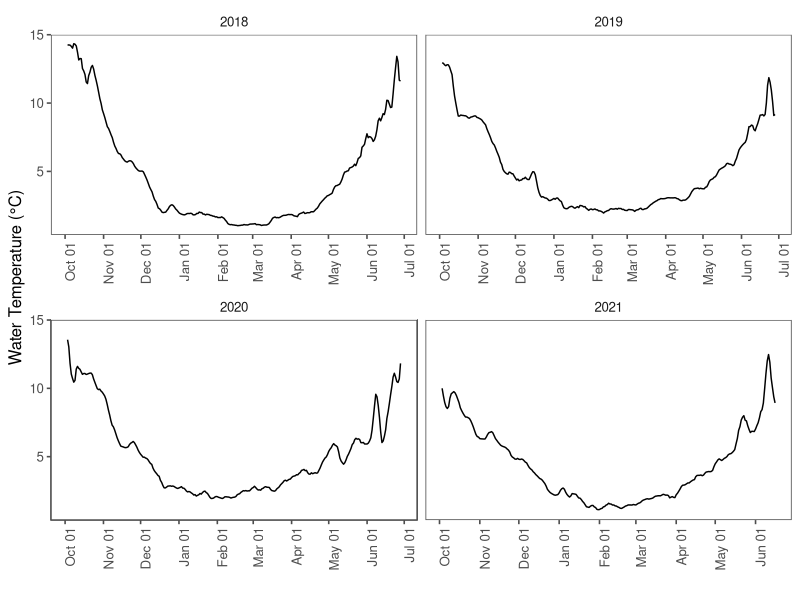

Write the R code that produced this figure. (Note: this script raises an error after producing the figure.)
#### CLEAR THE ENVIRONMENT FIRST ---------------------------------------------

rm(list = ls(all.names = TRUE))


#### LOAD PACKAGES -----------------------------------------------------------

library(tidyverse)
library(data.table)
library(ggplot2)
library(lubridate)
library(ggthemes)
library(data.table)
library(readxl)
library(gridExtra)
library(grid)
library(cowplot)


#### LOAD TEMPERATURE DATA -----------------------------------------------------------------------

temp.1 <- read_excel("data/lake-superior-thunder-bay/lake-superior-thunder-bay-temperature.xlsx", sheet = "2018")
temp.2 <- read_excel("data/lake-superior-thunder-bay/lake-superior-thunder-bay-temperature.xlsx", sheet = "2019")
temp.3 <- read_excel("data/lake-superior-thunder-bay/lake-superior-thunder-bay-temperature.xlsx", sheet = "2020")
temp.4 <- read_excel("data/lake-superior-thunder-bay/lake-superior-thunder-bay-temperature.xlsx", sheet = "2021")

temp.all <- bind_rows(temp.1, temp.2, temp.3, temp.4) %>% 
  mutate(yday = yday(date))
rm(temp.1, temp.2, temp.3, temp.4)

## Calculate a 5-day center moving average to smooth temperature curve
## Smoothing prevents issues below trying to find the start and stop from large daily temp deviations
temp.all.ma <- temp.all %>% group_by(year) %>% 
  mutate(temp.ma_c = frollmean(temp_c, n = 5, align = "center")) %>% 
  filter(!is.na(temp.ma_c))

## 
ggplot(temp.all.ma, aes(x = date, y = temp.ma_c)) + 
  geom_line() + theme_few() + 
  labs(y = 'Water Temperature (°C)', x = "") + 
  scale_x_datetime(date_breaks = "1 month", date_labels =  "%b %d") + 
  theme(axis.text.x = element_text(angle = 90, hjust = 1)) + 
  facet_wrap(~year, scales = "free_x")


#### LOAD DATA WITH SPAWNING START AND END TEMPS -------------------------------------------------

model.locations <- read_excel("data/model-population-parameters.xlsx", sheet = "bio-parameters") %>% 
  filter(population == "apostle islands")


#### CALCULATE MEAN SPAWNING DATE ----------------------------------------------------------------

## Calculate the start date of spawning period
spawn.start.date <- temp.all.ma %>% 
  group_by(year) %>% 
  filter(temp.ma_c <= model.locations$start.spawn.temp_c) %>% 
  arrange(date) %>% 
  slice(1) %>% select(year, spawn.start.date = date)

## Calculate the end date of spawning period
spawn.end.date <- temp.all.ma %>% 
  group_by(year) %>% 
  filter(temp.ma_c <= model.locations$end.spawn.temp_c) %>% 
  arrange(date) %>% 
  slice(1) %>% 
  select(year, spawn.end.date = date) %>% 
  ## subtract one day to correct for temp less than (spawning ends day of temp threshold)
  mutate(spawn.end.date = as.Date(spawn.end.date)-1)

## Combine start and end dates; Filter to each day in spawning period
spawn.period.temp <- temp.all.ma %>% 
  left_join(spawn.start.date) %>% 
  left_join(spawn.end.date) %>% 
  mutate(spawn.length_days = as.Date(spawn.end.date) - as.Date(spawn.start.date),
         spawn.end.date = as.Date(ifelse(spawn.length_days > 30, spawn.start.date+30, spawn.end.date), origin = "1970-01-01"),
         spawn.length_days = as.Date(spawn.end.date) - as.Date(spawn.start.date)) %>%
  group_by(year) %>% 
  filter(date >= spawn.start.date, date <= spawn.end.date)

mu.spawn <- spawn.period.temp %>% 
  group_by(year) %>% 
  summarize(mu.spawn.date = mean(date)) %>% 
  mutate(mu.spawn.yday = yday(mu.spawn.date))


#### CALCULATE MEAN HATCHING DATE ----------------------------------------------------------------

mu.hatch <- read_excel("data/lake-superior-thunder-bay/lake-superior-thunder-bay-hatching.xlsx", sheet = "lake-superior-thunder-bay-hatch") %>%
  mutate(hatch.yday = yday(date)) %>% 
  summarize(mu.hatch = weighted.mean(hatch.yday, mean.density)) %>% pull()


#### FILTER TEMP PROFILES BY START AND END DATES -------------------------------------------------

temp.spawn <- temp.all.ma %>% left_join(mu.spawn) %>%
  group_by(year) %>% 
  filter(yday >= mu.spawn.yday) %>% 
  select(-mu.spawn.yday, -mu.spawn.date)
temp.hatch <- temp.all.ma %>% group_by(year) %>% filter(yday <= mu.hatch)
temp.inc <- bind_rows(temp.spawn, temp.hatch) 

## Find ADD at hatch
temp.ADD <- temp.inc %>% group_by(year) %>% 
  mutate(ADD = cumsum(temp.ma_c)) %>% 
  filter(ADD == max(ADD)) %>% 
  select(date, year, temp.ma_c, ADD)


#### XXXXXXXXX -----------------------
## Polynomial: y = a + bx + cx^2
## Semilog: log10(y) = log10(a) + log10(b)x + log10(c)x^2
## Antilog: 10^(log(y))

## Colby and Brooke
model.CB <- read_excel("data/model-structural-parameters.xlsx", sheet = "coefficients") %>% 
  filter(lake == "Pickeral Lake")

## Take antilog from daily semilog output, accumulate across days
model.CB.perc <- temp.all.ma %>% left_join(mu.spawn) %>% 
  group_by(year) %>% 
  filter(date >= mu.spawn.date) %>%
  mutate(perc.day = (10^(model.CB$a + model.CB$b * temp.ma_c + model.CB$c * temp.ma_c^2))*100,
         perc.cum = cumsum(perc.day)) %>% 
  filter(perc.cum <= 100) %>%
  mutate(ADD = cumsum(temp.ma_c))

model.CB.perc.max <- model.CB.perc %>% group_by(year) %>% 
  filter(perc.cum == max(perc.cum)) %>% 
  select(date, year, temp.ma_c, ADD) %>% 
  mutate(model = "CB")

## Stewart et al. 2021
model.superior <- read_excel("data/model-structural-parameters.xlsx", sheet = "coefficients") %>% 
  filter(lake == "Lake Superior")

## Take antilog from daily semilog output, accumulate across days
model.ST.perc <- temp.all.ma %>% left_join(mu.spawn) %>% 
  group_by(year) %>% 
  filter(date >= mu.spawn.date) %>%
  mutate(perc.day = (10^(model.superior$a + model.superior$b * temp.ma_c + model.superior$c * temp.ma_c^2))*100,
         perc.cum = cumsum(perc.day),) %>% 
  filter(perc.cum <= 100) %>%
  mutate(ADD = cumsum(temp.ma_c))

model.ST.perc.max <- model.ST.perc %>% group_by(year) %>% 
  filter(perc.cum == max(perc.cum)) %>% 
  select(date, year, temp.ma_c, ADD) %>% 
  mutate(model = "ST")


#### COMBINE ALL MODEL HATCHING ESTIMATES --------------------------------------------------------

model.hatching.all <- temp.ADD %>% 
  mutate(model = "EP") %>% 
  bind_rows(., model.ST.perc.max, model.CB.perc.max) %>% 
  mutate(model = factor(model, ordered = TRUE, levels = c("EP", "ST", "CB")),
         jday = yday(date))

model.hatching.all.comp <- model.hatching.all %>% 
  group_by(model) %>% 
  summarize(mean.yday = mean(jday),
            n = n()) %>% 
  select(model, n, mean.yday) %>% 
  pivot_wider(names_from = model, values_from = mean.yday) %>% 
  mutate(diff.ST = EP-ST,
         diff.CB = EP-CB)


#### VISUALIZATIONS ------------------------------------------------------------------------------

ggplot(temp.all.ma, aes(x = date, y = temp.ma_c)) + 
  geom_line(size = 0.8) +
  geom_vline(data = data.frame(year = unique(temp.all.ma$year), 
                               date = temp.inc %>% group_by(year) %>% slice(1) %>% pull(date)),
             aes(xintercept = date), color = "gray25", linetype = "dashed", show.legend = FALSE) +
  geom_point(data = model.hatching.all, aes(x = as.POSIXct(date), y = temp.ma_c, fill = model, shape = model), size = 3) +
  scale_shape_manual("", values = c(21, 22, 23),
                     labels = c("Observed Hatching  ", "Stewart et al., 2021  ", "Colby & Brooke, 1973")) +
  scale_fill_manual("", values = c("lightsalmon", "cornflowerblue", "forestgreen"),
                    labels = c("Observed Hatching  ", "Stewart et al., 2021  ", "Colby & Brooke, 1973")) +
  scale_x_datetime(date_breaks = "1 month", date_labels =  "%b %d") + 
  labs(y = "Water Temperature (°C)") + 
  theme_few() + 
  theme(axis.text.x = element_text(angle = 45, hjust = 1),
        axis.text = element_text(size = 12),
        axis.title.y = element_text(size = 15),
        axis.title.x = element_blank(),
        legend.position = "top", 
        legend.text = element_text(size = 15),
        strip.text = element_text(size = 12),
        panel.spacing = unit(1, "lines")) + 
  facet_wrap(~year, scales = "free_x")

ggsave("figures/lake-superior-thunder-bay/lake-superior-thunder-bay-model-comparison-temp.png", height = 7, width = 11, dpi = 300)


plot.add <- ggplot(model.hatching.all, aes(x = factor(year), y = ADD, group = model)) +
  geom_point(aes(fill = model, shape = model), size = 3) + 
  scale_shape_manual("", values = c(21, 22, 23),
                     labels = c("Observed Hatching  ", "Stewart et al., 2021  ", "Colby & Brooke, 1973")) +
  scale_fill_manual("", values = c("lightsalmon", "cornflowerblue", "forestgreen"),
                    labels = c("Observed Hatching  ", "Stewart et al., 2021  ", "Colby & Brooke, 1973")) +
  labs(y = "Degree-days") +
  theme_few() + 
  theme(axis.text.x = element_text(angle = 45, hjust = 1),
        axis.text = element_text(size = 12),
        axis.title.y = element_text(size = 15),
        axis.title.x = element_blank(),
        legend.position = "top", 
        legend.text = element_text(size = 15),
        strip.text = element_text(size = 12),
        panel.spacing = unit(1, "lines"))

plot.date <- ggplot(model.hatching.all, aes(x = factor(year), y = jday, group = model)) +
  geom_point(aes(fill = model, shape = model), size = 3) + 
  scale_shape_manual("", values = c(21, 22, 23),
                     labels = c("Observed Hatching  ", "Stewart et al., 2021  ", "Colby & Brooke, 1973")) +
  scale_fill_manual("", values = c("lightsalmon", "cornflowerblue", "forestgreen"),
                    labels = c("Observed Hatching  ", "Stewart et al., 2021  ", "Colby & Brooke, 1973")) +
  labs(y = "Julian Date") +
  theme_few() + 
  theme(axis.text.x = element_text(angle = 45, hjust = 1),
        axis.text = element_text(size = 12),
        axis.title.y = element_text(size = 15),
        axis.title.x = element_blank(),
        legend.position = "top", 
        legend.text = element_text(size = 15),
        strip.text = element_text(size = 12),
        panel.spacing = unit(1, "lines"))

## Combine all figures
plot.all <- grid.arrange(
  arrangeGrob(get_legend(plot.add),
              nrow = 1,
              ncol = 1),
  arrangeGrob(
    arrangeGrob(plot.add + theme(legend.position = "none", axis.title.x = element_blank()),
                nrow = 1),
    arrangeGrob(plot.date + theme(legend.position = "none", axis.title.x = element_blank()), 
                nrow = 1),
    ncol = 2,
    widths = c(1, 1)
  ),
  heights = c(0.05, 1.0)
)

ggsave("figures/lake-superior-thunder-bay/lake-superior-thunder-bay-model-comparison-point.png", plot = plot.all, width = 8, height = 5, dpi = 300)

